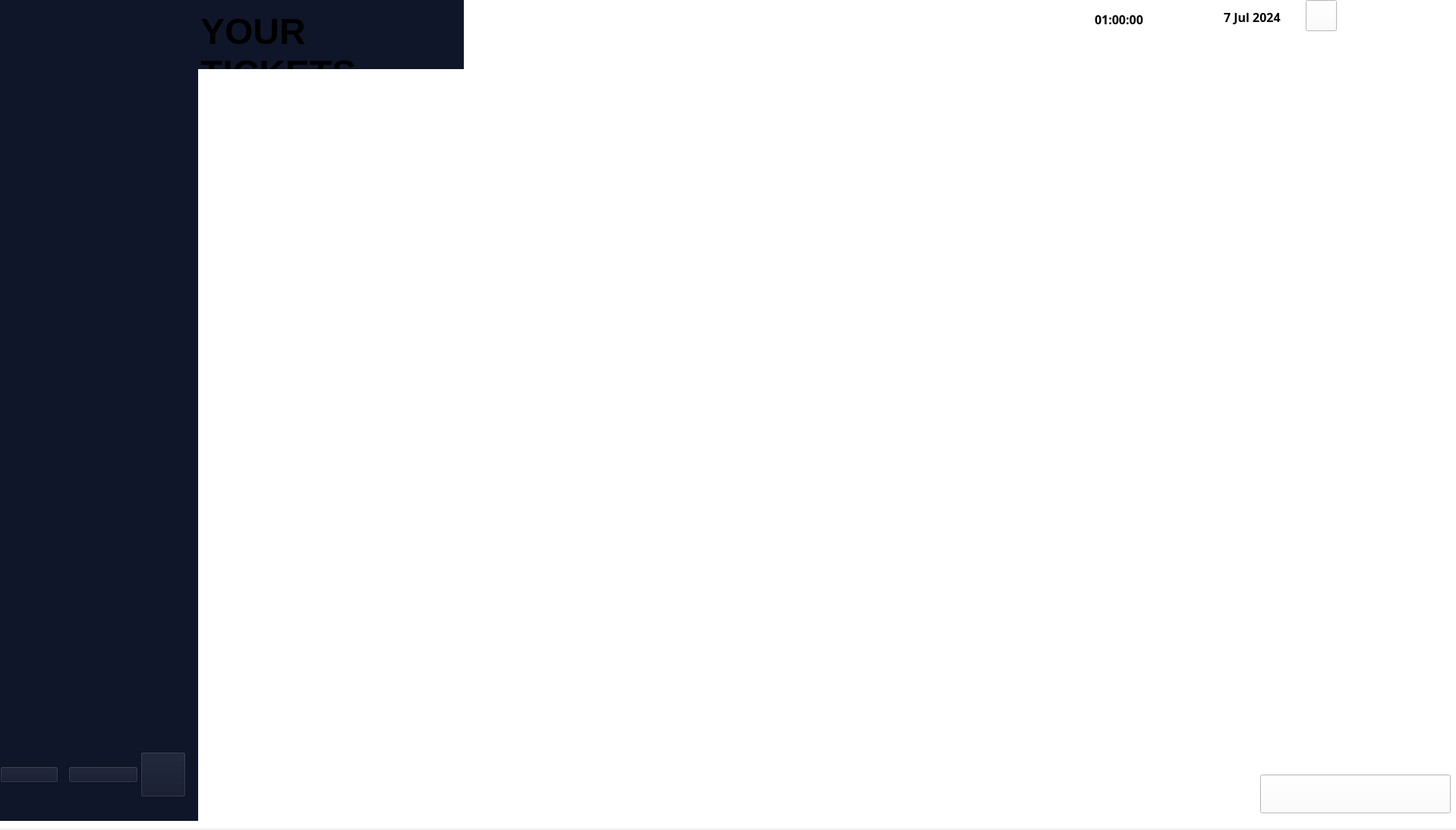
<?xml version="1.0" encoding="UTF-8"?>
<ui version="4.0">
 <class>MainWindow</class>
 <widget class="QMainWindow" name="MainWindow">
  <property name="geometry">
   <rect>
    <x>0</x>
    <y>0</y>
    <width>1918</width>
    <height>1093</height>
   </rect>
  </property>
  <property name="windowTitle">
   <string>MainWindow</string>
  </property>
  <widget class="QWidget" name="centralwidget">
   <widget class="QWidget" name="widget" native="true">
    <property name="geometry">
     <rect>
      <x>-10</x>
      <y>-10</y>
      <width>1931</width>
      <height>1101</height>
     </rect>
    </property>
    <property name="styleSheet">
     <string notr="true">background-color: rgb(255, 255, 255);</string>
    </property>
    <widget class="QWidget" name="widget_2" native="true">
     <property name="geometry">
      <rect>
       <x>10</x>
       <y>0</y>
       <width>611</width>
       <height>101</height>
      </rect>
     </property>
     <property name="styleSheet">
      <string notr="true">background-color: rgb(16, 22, 41);</string>
     </property>
     <widget class="QLabel" name="label_7">
      <property name="geometry">
       <rect>
        <x>0</x>
        <y>0</y>
        <width>161</width>
        <height>111</height>
       </rect>
      </property>
      <property name="text">
       <string/>
      </property>
      <property name="pixmap">
       <pixmap>:/imge/imge/TT.png</pixmap>
      </property>
      <property name="scaledContents">
       <bool>true</bool>
      </property>
     </widget>
     <widget class="QPlainTextEdit" name="plainTextEdit">
      <property name="geometry">
       <rect>
        <x>260</x>
        <y>20</y>
        <width>351</width>
        <height>81</height>
       </rect>
      </property>
      <property name="font">
       <font>
        <pointsize>36</pointsize>
        <bold>true</bold>
       </font>
      </property>
      <property name="frameShape">
       <enum>QFrame::NoFrame</enum>
      </property>
      <property name="verticalScrollBarPolicy">
       <enum>Qt::ScrollBarAlwaysOff</enum>
      </property>
      <property name="horizontalScrollBarPolicy">
       <enum>Qt::ScrollBarAlwaysOff</enum>
      </property>
      <property name="plainText">
       <string>YOUR TICKETS</string>
      </property>
     </widget>
    </widget>
    <widget class="QWidget" name="widget_3" native="true">
     <property name="geometry">
      <rect>
       <x>-10</x>
       <y>100</y>
       <width>281</width>
       <height>991</height>
      </rect>
     </property>
     <property name="styleSheet">
      <string notr="true">background-color: rgb(16, 22, 41);</string>
     </property>
     <widget class="QWidget" name="horizontalLayoutWidget">
      <property name="geometry">
       <rect>
        <x>200</x>
        <y>890</y>
        <width>71</width>
        <height>80</height>
       </rect>
      </property>
      <layout class="QHBoxLayout" name="horizontalLayout">
       <item>
        <widget class="QPushButton" name="logoutbutton">
         <property name="maximumSize">
          <size>
           <width>60</width>
           <height>60</height>
          </size>
         </property>
         <property name="text">
          <string/>
         </property>
         <property name="icon">
          <iconset>
           <normaloff>:/imge/imge/log-out.png</normaloff>:/imge/imge/log-out.png</iconset>
         </property>
         <property name="iconSize">
          <size>
           <width>50</width>
           <height>50</height>
          </size>
         </property>
        </widget>
       </item>
      </layout>
     </widget>
     <widget class="QWidget" name="horizontalLayoutWidget_2">
      <property name="geometry">
       <rect>
        <x>110</x>
        <y>890</y>
        <width>92</width>
        <height>81</height>
       </rect>
      </property>
      <layout class="QHBoxLayout" name="horizontalLayout_2">
       <item>
        <widget class="QPushButton" name="settingsButton">
         <property name="text">
          <string/>
         </property>
         <property name="icon">
          <iconset>
           <normaloff>:/imge/imge/settings.png</normaloff>:/imge/imge/settings.png</iconset>
         </property>
         <property name="iconSize">
          <size>
           <width>50</width>
           <height>50</height>
          </size>
         </property>
        </widget>
       </item>
      </layout>
     </widget>
     <widget class="QWidget" name="horizontalLayoutWidget_3">
      <property name="geometry">
       <rect>
        <x>20</x>
        <y>890</y>
        <width>77</width>
        <height>81</height>
       </rect>
      </property>
      <layout class="QHBoxLayout" name="horizontalLayout_3">
       <item>
        <widget class="QPushButton" name="homeButton">
         <property name="text">
          <string/>
         </property>
         <property name="icon">
          <iconset>
           <normaloff>:/imge/imge/home.png</normaloff>:/imge/imge/home.png</iconset>
         </property>
         <property name="iconSize">
          <size>
           <width>50</width>
           <height>50</height>
          </size>
         </property>
        </widget>
       </item>
      </layout>
     </widget>
     <widget class="QLabel" name="label_8">
      <property name="geometry">
       <rect>
        <x>40</x>
        <y>210</y>
        <width>221</width>
        <height>211</height>
       </rect>
      </property>
      <property name="text">
       <string/>
      </property>
      <property name="pixmap">
       <pixmap>:/imge/imge/man (1).png</pixmap>
      </property>
      <property name="scaledContents">
       <bool>true</bool>
      </property>
     </widget>
     <widget class="QLabel" name="label_9">
      <property name="geometry">
       <rect>
        <x>50</x>
        <y>420</y>
        <width>221</width>
        <height>121</height>
       </rect>
      </property>
      <property name="text">
       <string/>
      </property>
      <property name="pixmap">
       <pixmap>:/imge/imge/details.png</pixmap>
      </property>
      <property name="scaledContents">
       <bool>true</bool>
      </property>
     </widget>
    </widget>
    <widget class="QTimeEdit" name="timeEdit">
     <property name="geometry">
      <rect>
       <x>1450</x>
       <y>20</y>
       <width>88</width>
       <height>31</height>
      </rect>
     </property>
     <property name="font">
      <font>
       <family>Arial Black</family>
       <pointsize>12</pointsize>
       <bold>true</bold>
      </font>
     </property>
     <property name="styleSheet">
      <string notr="true">color: rgb(0, 0, 0);</string>
     </property>
     <property name="locale">
      <locale language="English" country="NewZealand"/>
     </property>
     <property name="frame">
      <bool>false</bool>
     </property>
     <property name="buttonSymbols">
      <enum>QAbstractSpinBox::NoButtons</enum>
     </property>
     <property name="accelerated">
      <bool>false</bool>
     </property>
     <property name="correctionMode">
      <enum>QAbstractSpinBox::CorrectToNearestValue</enum>
     </property>
     <property name="showGroupSeparator" stdset="0">
      <bool>false</bool>
     </property>
     <property name="time">
      <time>
       <hour>1</hour>
       <minute>0</minute>
       <second>0</second>
      </time>
     </property>
    </widget>
    <widget class="QDateEdit" name="dateEdit">
     <property name="geometry">
      <rect>
       <x>1620</x>
       <y>20</y>
       <width>111</width>
       <height>25</height>
      </rect>
     </property>
     <property name="font">
      <font>
       <family>Arial Black</family>
       <pointsize>12</pointsize>
       <bold>true</bold>
      </font>
     </property>
     <property name="styleSheet">
      <string notr="true">color: rgb(0, 0, 0);</string>
     </property>
     <property name="frame">
      <bool>false</bool>
     </property>
     <property name="buttonSymbols">
      <enum>QAbstractSpinBox::NoButtons</enum>
     </property>
     <property name="date">
      <date>
       <year>2024</year>
       <month>7</month>
       <day>7</day>
      </date>
     </property>
    </widget>
    <widget class="QLabel" name="label">
     <property name="geometry">
      <rect>
       <x>1410</x>
       <y>20</y>
       <width>31</width>
       <height>31</height>
      </rect>
     </property>
     <property name="text">
      <string/>
     </property>
     <property name="pixmap">
      <pixmap>:/imge/imge/clock.png</pixmap>
     </property>
     <property name="scaledContents">
      <bool>true</bool>
     </property>
    </widget>
    <widget class="QLabel" name="label_2">
     <property name="geometry">
      <rect>
       <x>1580</x>
       <y>20</y>
       <width>31</width>
       <height>31</height>
      </rect>
     </property>
     <property name="text">
      <string/>
     </property>
     <property name="pixmap">
      <pixmap>:/imge/imge/calendar.png</pixmap>
     </property>
     <property name="scaledContents">
      <bool>true</bool>
     </property>
    </widget>
    <widget class="QLabel" name="label_3">
     <property name="geometry">
      <rect>
       <x>1900</x>
       <y>20</y>
       <width>16</width>
       <height>16</height>
      </rect>
     </property>
     <property name="text">
      <string/>
     </property>
     <property name="pixmap">
      <pixmap>:/imge/imge/close.png</pixmap>
     </property>
     <property name="scaledContents">
      <bool>true</bool>
     </property>
    </widget>
    <widget class="QLabel" name="label_4">
     <property name="geometry">
      <rect>
       <x>1870</x>
       <y>20</y>
       <width>21</width>
       <height>21</height>
      </rect>
     </property>
     <property name="text">
      <string/>
     </property>
     <property name="pixmap">
      <pixmap>:/imge/imge/window.png</pixmap>
     </property>
     <property name="scaledContents">
      <bool>true</bool>
     </property>
    </widget>
    <widget class="QLabel" name="label_5">
     <property name="geometry">
      <rect>
       <x>1840</x>
       <y>20</y>
       <width>21</width>
       <height>21</height>
      </rect>
     </property>
     <property name="text">
      <string/>
     </property>
     <property name="pixmap">
      <pixmap>:/imge/imge/minus.png</pixmap>
     </property>
     <property name="scaledContents">
      <bool>true</bool>
     </property>
    </widget>
    <widget class="QPushButton" name="pushButton_2">
     <property name="geometry">
      <rect>
       <x>1670</x>
       <y>1030</y>
       <width>251</width>
       <height>51</height>
      </rect>
     </property>
     <property name="text">
      <string/>
     </property>
     <property name="icon">
      <iconset>
       <normaloff>:/imge/imge/Report.png</normaloff>:/imge/imge/Report.png</iconset>
     </property>
     <property name="iconSize">
      <size>
       <width>700</width>
       <height>700</height>
      </size>
     </property>
    </widget>
    <widget class="QPushButton" name="notificationsButton">
     <property name="geometry">
      <rect>
       <x>1730</x>
       <y>10</y>
       <width>41</width>
       <height>41</height>
      </rect>
     </property>
     <property name="text">
      <string/>
     </property>
     <property name="icon">
      <iconset>
       <normaloff>:/imge/imge/notification.png</normaloff>:/imge/imge/notification.png</iconset>
     </property>
     <property name="iconSize">
      <size>
       <width>30</width>
       <height>30</height>
      </size>
     </property>
    </widget>
    <widget class="QLabel" name="label_6">
     <property name="geometry">
      <rect>
       <x>320</x>
       <y>190</y>
       <width>411</width>
       <height>671</height>
      </rect>
     </property>
     <property name="text">
      <string/>
     </property>
     <property name="pixmap">
      <pixmap>:/imge/imge/T3.png</pixmap>
     </property>
     <property name="scaledContents">
      <bool>true</bool>
     </property>
    </widget>
    <widget class="QLabel" name="label_10">
     <property name="geometry">
      <rect>
       <x>830</x>
       <y>140</y>
       <width>1021</width>
       <height>351</height>
      </rect>
     </property>
     <property name="text">
      <string/>
     </property>
     <property name="pixmap">
      <pixmap>:/imge/imge/T1.png</pixmap>
     </property>
     <property name="scaledContents">
      <bool>true</bool>
     </property>
    </widget>
    <widget class="QLabel" name="label_11">
     <property name="geometry">
      <rect>
       <x>820</x>
       <y>510</y>
       <width>1051</width>
       <height>351</height>
      </rect>
     </property>
     <property name="text">
      <string/>
     </property>
     <property name="pixmap">
      <pixmap>:/imge/imge/T2.png</pixmap>
     </property>
     <property name="scaledContents">
      <bool>true</bool>
     </property>
    </widget>
   </widget>
  </widget>
 </widget>
 <resources/>
 <connections/>
</ui>
